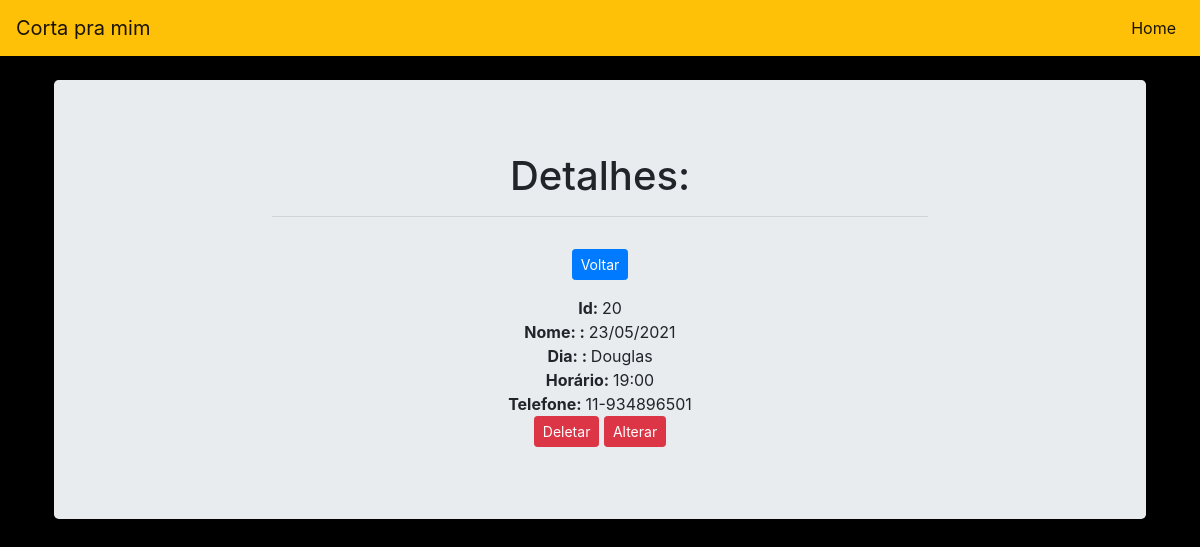
The app's page /view/20/ with its own data.
### barbearia/models.py (models this page shows)
class Carros(models.Model):
    modelo = models.CharField(max_length=150)
    marca = models.CharField(max_length=150)
    ano = models.CharField(max_length=20)
    valor = models.CharField(max_length=20)

### barbearia/views.py (the view)
# urls.py: path('view/<int:pk>/', view, name='view'),
def view(request, pk):
    data = {}
    data['db'] = Carros.objects.get(pk=pk)
    return render(request, 'view.html', data)

### barbearia/templates/view.html (shortened to what this page needs)
<!DOCTYPE html>
<html lang="pt-br">
<head>
    <link rel="stylesheet" href="https://cdn.jsdelivr.net/npm/bootstrap@4.5.3/dist/css/bootstrap.min.css">
</head>
<body>
  <nav class="navbar navbar-expand-lg navbar-light bg-warning">
        <a class="navbar-brand" href="/">Corta pra mim</a>
        <div class="collapse navbar-collapse" id="navbarNav">
          <ul class="navbar-nav ml-auto">
            <li class="nav-item active">
                <a class="nav-link" href="/">Home</a>
            </li>
          </ul>
        </div>
      </nav>
<div class="container p-4">
<div class="jumbotron">
  <div class="col-8 m-auto pt-2 pb-2 text-center">
    <h1>Detalhes:</h1>
    <hr>
    </div>
    <div class="col-8 m-auto pt-2 pb-2 text-center">
      <a href="/" class="btn btn-primary btn-sm">Voltar</a>
    </div>
    <div class="col-8 m-auto pt-2 pb-2 text-center">
     <strong>Id: </strong>{{db.id}}<br>
     <strong>Nome: : </strong>{{db.marca}}<br>
     <strong>Dia: : </strong>{{db.modelo}}<br>
     <strong>Horário: </strong>{{db.ano}}<br>
     <strong>Telefone: </strong>{{db.valor}}<br>
     <a href="{% url 'delete' db.id %}"><button type="button" class="btn btn-danger btn-sm">Deletar</button></a>
     <a href="{% url 'edit' db.id %}"><button type="button" class="btn btn-danger btn-sm">Alterar</button></a>
</body>
</html>

### barbearia/templates/view.html (style rules this page uses)
body { background-color: #000000; }
a { text-decoration: none; color: black; }

### records on screen
Carros: id "20", marca "23/05/2021", modelo "Douglas", ano "19:00", valor "11-934896501"
